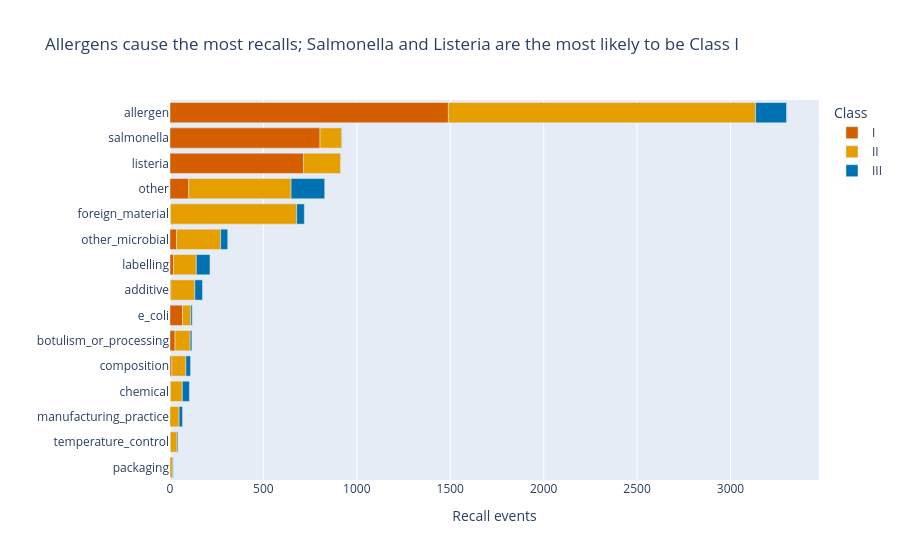

The notebook cell saved with this chart:
### Markdown cell above
## 4. Which hazards cause recalls, and which are most dangerous?

### Code cell
hazards = events.groupby(["hazard", "classification"]).size().rename("events").reset_index()

fig2 = px.bar(hazards, x="events", y="hazard", color="classification", orientation="h",
              category_orders={"classification": CLASS_ORDER}, color_discrete_map=CLASS_COLOURS,
              labels={"events": "Recall events", "hazard": "", "classification": "Class"},
              title="Allergens cause the most recalls; Salmonella and Listeria are the most likely to be Class I")
fig2.update_yaxes(categoryorder="total ascending")
fig2.show()
fig2.write_image(FIGURES / "2_hazards.png", width=900, height=550, scale=2)

### Figure 1 — Plotly figure (JSON) as saved in the notebook; plotly's stock layout.template omitted (floating-point values rounded to 4 significant figures)
{"data": [{"hovertemplate": "Class=I<br>Recall events=%{x}<br>=%{y}<extra></extra>", "legendgroup": "I", "marker": {"color": "#D55E00", "pattern": {"shape": ""}}, "name": "I", "orientation": "h", "showlegend": true, "textposition": "auto", "type": "bar", "x": [4, 1490, 27, 3, 10, 67, 3, 19, 715, 100, 35, 803, 2], "xaxis": "x", "y": ["additive", "allergen", "botulism_or_processing", "chemical", "composition", "e_coli", "foreign_material", "labelling", "listeria", "other", "other_microbial", "salmonella", "temperature_control"], "yaxis": "y"}, {"hovertemplate": "Class=II<br>Recall events=%{x}<br>=%{y}<extra></extra>", "legendgroup": "II", "marker": {"color": "#E69F00", "pattern": {"shape": ""}}, "name": "II", "orientation": "h", "showlegend": true, "textposition": "auto", "type": "bar", "x": [129, 1644, 81, 63, 75, 44, 675, 122, 198, 49, 548, 236, 13, 116, 36], "xaxis": "x", "y": ["additive", "allergen", "botulism_or_processing", "chemical", "composition", "e_coli", "foreign_material", "labelling", "listeria", "manufacturing_practice", "other", "other_microbial", "packaging", "salmonella", "temperature_control"], "yaxis": "y"}, {"hovertemplate": "Class=III<br>Recall events=%{x}<br>=%{y}<extra></extra>", "legendgroup": "III", "marker": {"color": "#0072B2", "pattern": {"shape": ""}}, "name": "III", "orientation": "h", "showlegend": true, "textposition": "auto", "type": "bar", "x": [41, 166, 9, 38, 25, 8, 41, 73, 18, 180, 38, 4, 2, 5], "xaxis": "x", "y": ["additive", "allergen", "botulism_or_processing", "chemical", "composition", "e_coli", "foreign_material", "labelling", "manufacturing_practice", "other", "other_microbial", "packaging", "salmonella", "temperature_control"], "yaxis": "y"}], "layout": {"barmode": "relative", "legend": {"title": {"text": "Class"}, "tracegroupgap": 0}, "title": {"text": "Allergens cause the most recalls; Salmonella and Listeria are the most likely to be Class I"}, "xaxis": {"anchor": "y", "domain": [0, 1], "title": {"text": "Recall events"}}, "yaxis": {"anchor": "x", "categoryorder": "total ascending", "domain": [0, 1], "title": {"text": ""}}}}
